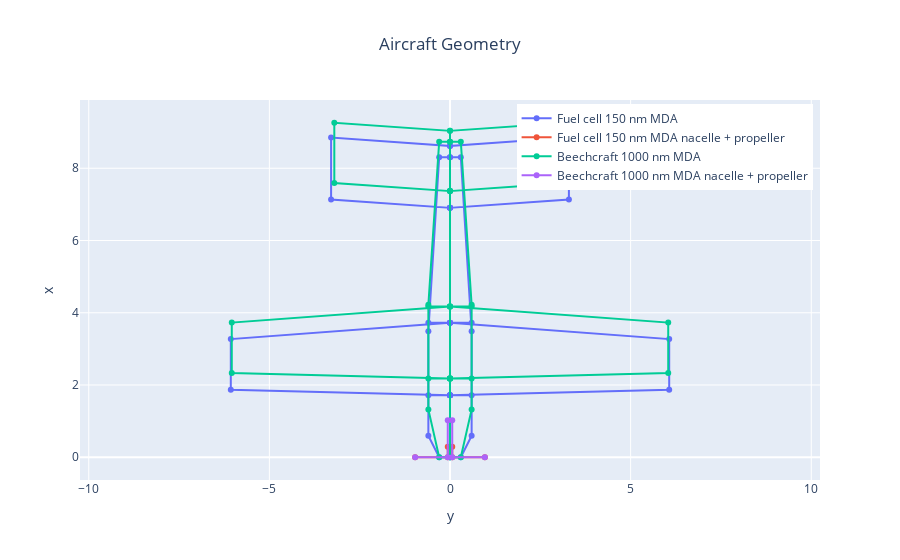

The code cell stored with this chart in its notebook:
### Code cell
fig = aircraft_geometry_plot(Fuel_cell_150nm_MDA_OUTPUT_FILE, name="Fuel cell 150 nm MDA")
fig = aircraft_geometry_plot(
    Beechcraft_1000nm_MDA_OUTPUT_FILE, name="Beechcraft 1000 nm MDA", fig=fig
)
# fig = aircraft_geometry_plot(
#     Beechcraft_800nm_MDO_OUTPUT_FILE, name="Beechcraft 800 nm MDO", fig=fig
# )
fig.show()

### Figure 1 — Plotly figure (JSON) as saved in the notebook; plotly's stock layout.template omitted (floating-point values rounded to 4 significant figures)
{"data": [{"mode": "lines+markers", "name": "Fuel cell 150 nm MDA", "showlegend": true, "type": "scatter", "uid": "f024cc35-0c60-4524-bc44-9fcdd98c9cc9", "x": [0, -0.2994, -0.5989, -0.5989, -0.2994, 0, 0, -0.5989, 0, -6.068, -6.068, 0, -0.5989, 0, 0, 0, -3.292, -3.292, 0, 0, 0, 0.2994, 0.5989, 0.5989, 0.2994, 0, 0, 0.5989, 0, 6.068, 6.068, 0, 0.5989, 0, 0, 0, 3.292, 3.292, 0, 0], "y": [0, 0, 0.5939, 3.491, 8.306, 8.306, 1.718, 1.718, 1.718, 1.868, 3.272, 3.723, 3.723, 3.723, 1.718, 6.904, 7.134, 8.849, 8.619, 6.904, 0, 0, 0.5939, 3.491, 8.306, 8.306, 1.718, 1.718, 1.718, 1.868, 3.272, 3.723, 3.723, 3.723, 1.718, 6.904, 7.134, 8.849, 8.619, 6.904]}, {"mode": "lines+markers", "name": "Fuel cell 150 nm MDA nacelle + propeller", "type": "scatter", "uid": "7f0c3ec1-6e6e-42bd-b1e4-1b16d8b64091", "x": [-0.0621, -0.0621, 0.0621, 0.0621, 0.965, -0.965], "y": [0, 0.2939, 0.2939, 0, 0, 0]}, {"mode": "lines+markers", "name": "Beechcraft 1000 nm MDA", "showlegend": true, "type": "scatter", "uid": "a66e8cbe-845a-4986-ae1a-ce48f29fa75e", "x": [0, -0.2994, -0.5989, -0.5989, -0.2994, 0, 0, -0.5989, 0, -6.041, -6.041, 0, -0.5989, 0, 0, 0, -3.202, -3.202, 0, 0, 0, 0.2994, 0.5989, 0.5989, 0.2994, 0, 0, 0.5989, 0, 6.041, 6.041, 0, 0.5989, 0, 0, 0, 3.202, 3.202, 0, 0], "y": [0, 0, 1.322, 4.219, 8.731, 8.731, 2.181, 2.181, 2.181, 2.33, 3.727, 4.176, 4.176, 4.176, 2.181, 7.368, 7.592, 9.26, 9.036, 7.368, 0, 0, 1.322, 4.219, 8.731, 8.731, 2.181, 2.181, 2.181, 2.33, 3.727, 4.176, 4.176, 4.176, 2.181, 7.368, 7.592, 9.26, 9.036, 7.368]}, {"mode": "lines+markers", "name": "Beechcraft 1000 nm MDA nacelle + propeller", "type": "scatter", "uid": "b5c250e4-21fc-4e56-82de-eb8e8d36098d", "x": [-0.0621, -0.0621, 0.0621, 0.0621, 0.965, -0.965], "y": [0, 1.022, 1.022, 0, 0, 0]}], "layout": {"legend": {"x": 0.99, "xanchor": "right", "y": 0.99, "yanchor": "top"}, "title": {"text": "Aircraft Geometry", "x": 0.5}, "xaxis": {"title": {"text": "y"}}, "yaxis": {"scaleanchor": "x", "scaleratio": 1, "title": {"text": "x"}}}}
